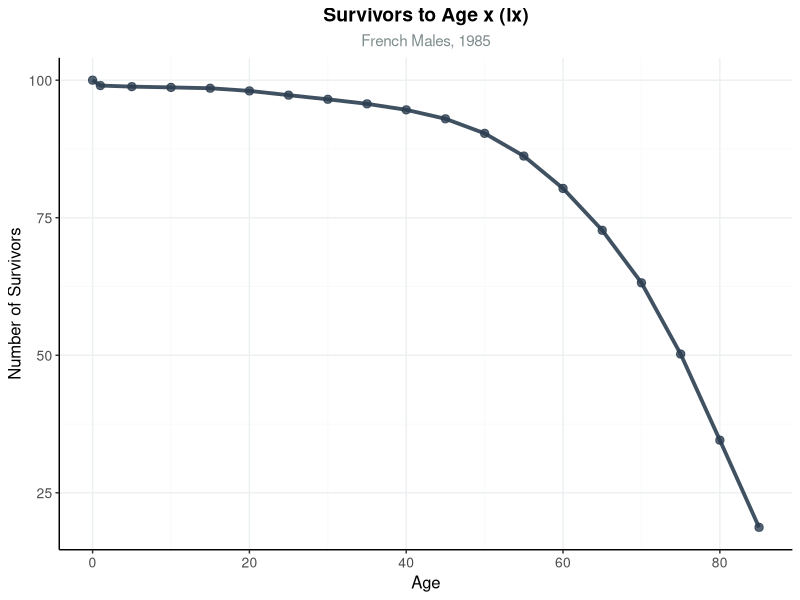
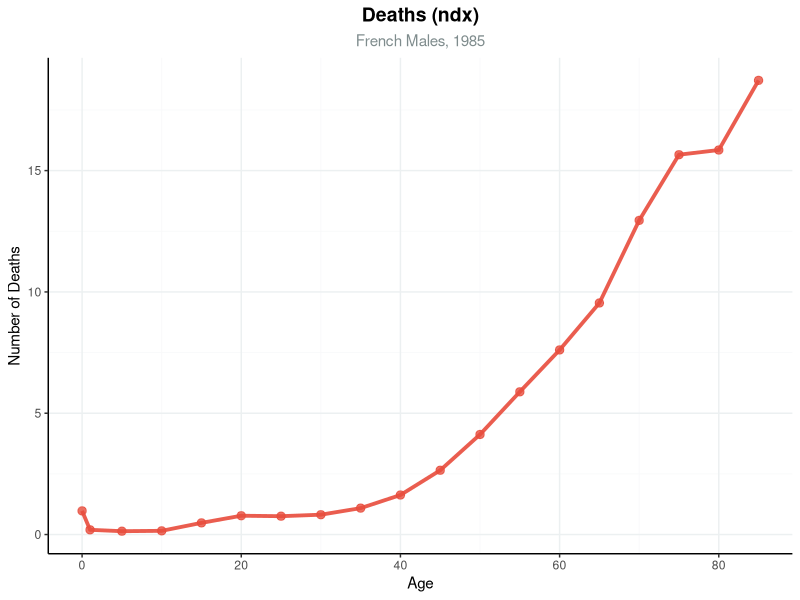
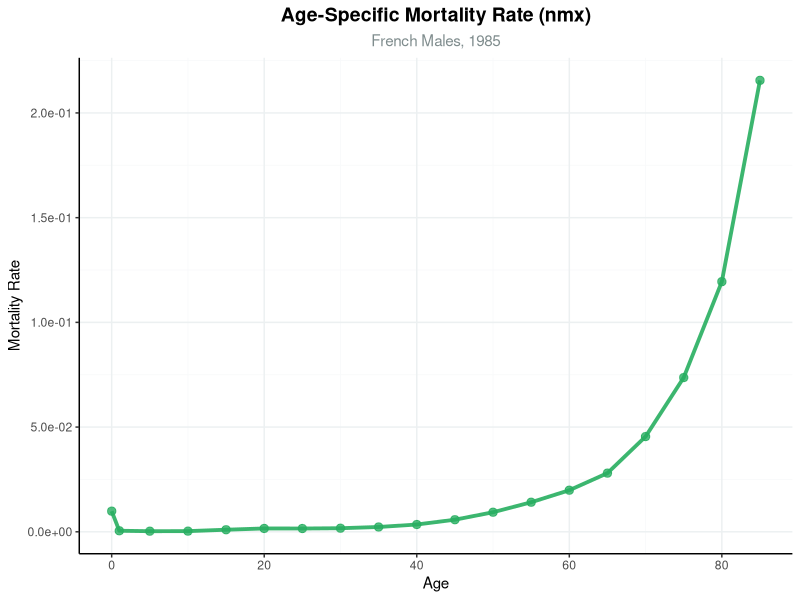
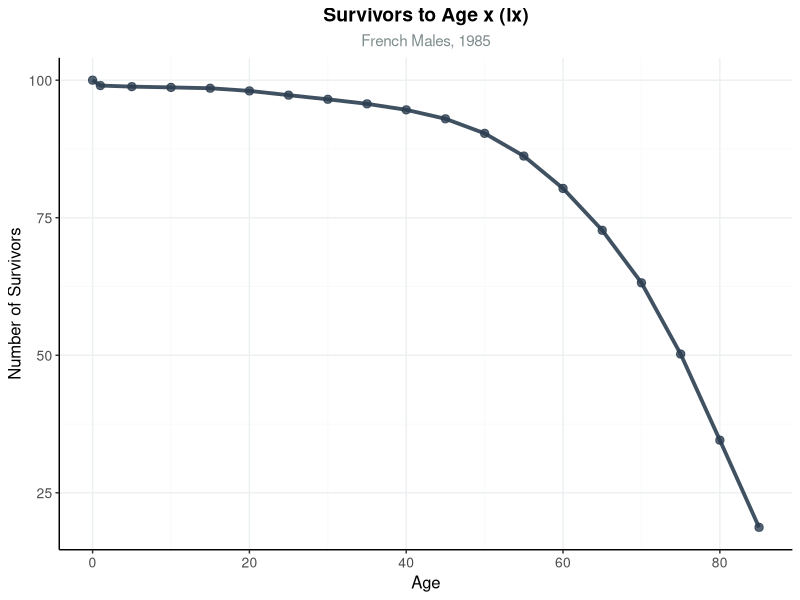
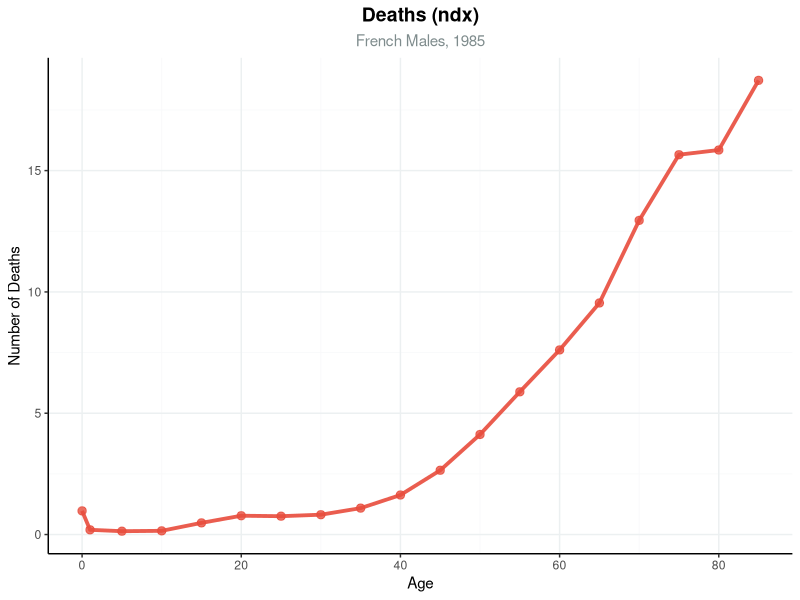
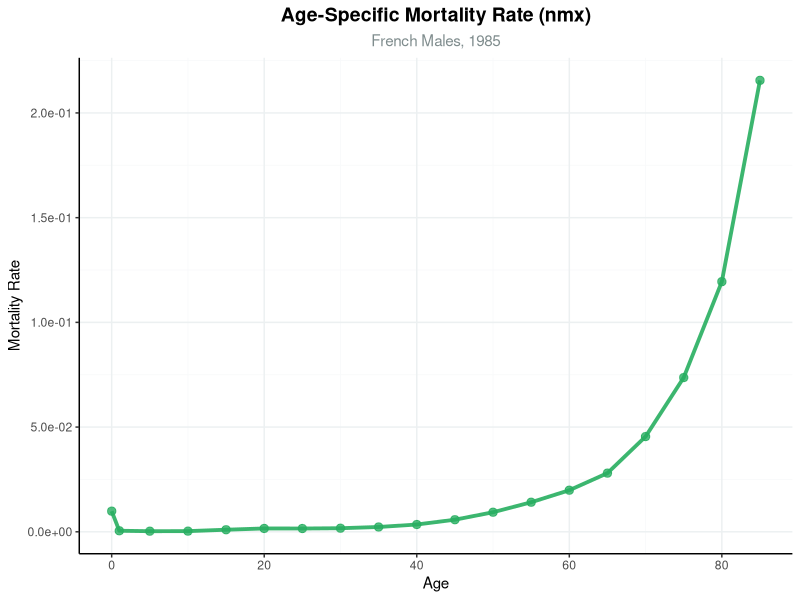

Reproduce these figures in R, in order.
# SOC 756 ps1
# Author: Chong-Jiu Zhang
# Last modified: 2025-9-16


library(readr)
library(dplyr)


setwd("D:/Wisconsin/2526F - Soc 756 Dem Tech II/Soc 756 ps 1")
data <- read_csv("ps1_data_F2023.csv")
print(data)


data$nNx <- as.numeric(gsub(",", "", data$nNx))
data$nDx <- as.numeric(gsub(",", "", data$nDx))
# print(data)




#==================================================================
#============================================================= Q1 a

# n -- age interval
data$n <- c(1, 4, rep(5, nrow(data)-2)) 
# data$upper_age <- data$x + data$n

#==========================================
# nmx -- age-specific mortality rate
data$nmx <- data$nDx / data$nNx

#==========================================
# nqx -- probability of dying
# nqx = n * nmx / (1 + (n - nax) * nmx)
data$nqx <- (data$n * data$nmx) / (1 + (data$n - data$nax) * data$nmx)
data$nqx[nrow(data)] <- 1.0

#==========================================
# npx
data$npx <- 1 - data$nqx

#==========================================
# lx -- survivors to age x
data$lx <- numeric(nrow(data))
data$lx[1] <- 100
for(i in 2:nrow(data)) {
  data$lx[i] <- data$lx[i-1] * data$npx[i-1]
}

#==========================================
# ndx -- # deaths
data$ndx <- data$lx * data$nqx

#==========================================
# nLx -- person-years lived in interval
# nLx = n * lx+n + nax * ndx
data$nLx <- numeric(nrow(data))
for(i in 1:(nrow(data)-1)) {
  data$nLx[i] <- data$n[i] * data$lx[i+1] + data$nax[i] * data$ndx[i]
}
data$nLx[nrow(data)] <- data$lx[nrow(data)] / data$nmx[nrow(data)]

# nLx2 = (n - nax) * lx+n + nax * lx
data$nLx2 <- numeric(nrow(data))
for(i in 1:(nrow(data)-1)) {
  data$nLx2[i] <- (data$n[i] - data$nax[i]) * data$lx[i+1] + data$nax[i] * data$lx[i]
}
data$nLx2[nrow(data)] <- data$lx[nrow(data)] / data$nmx[nrow(data)]

# Check
cat("\n=== CHECKING nLx CALCULATIONS ===\n")
differences <- abs(data$nLx - data$nLx2)
max_diff <- max(differences)
cat("Max difference:", max_diff, "\n")
tolerance <- 1e-10
are_equal <- all(differences < tolerance)
cat("Are nLx and nLx2 equal (within tolerance of", tolerance, "):", are_equal, "\n")
if(are_equal) {
  cat("nLx and nLx2 are equal - dropping nLx2 column\n")
  data$nLx2 <- NULL
} else {
  cat("nLx and nLx2 are NOT equal - keeping both columns\n")
  # Show where they differ
  diff_rows <- which(differences >= tolerance)
  if(length(diff_rows) > 0) {
    cat("Rows where they differ:\n")
    for(row in diff_rows) {
      cat(sprintf("Age %d: nLx=%.6f, nLx2=%.6f, diff=%.6f\n", 
                  data$x[row], data$nLx[row], data$nLx2[row], differences[row]))
    }
  }
}

#==========================================
# Tx -- person-years lived above x
data$Tx <- numeric(nrow(data))
data$Tx[nrow(data)] <- data$nLx[nrow(data)]
for(i in (nrow(data)-1):1) {
  data$Tx[i] <- data$Tx[i+1] + data$nLx[i]
}

#==========================================
# ex
data$ex <- data$Tx / data$lx

#==========================================
# Creat lt
life_table <- data %>%
  select(x, n, nNx, nDx, nax, nmx, nqx, npx, lx, ndx, nLx, Tx, ex) %>%
  mutate(
    nmx = round(nmx, 8),
    nqx = round(nqx, 8),
    npx = round(npx, 8),
    lx = round(lx, 8),
    ndx = round(ndx, 8),
    nLx = round(nLx, 8),
    Tx = round(Tx, 8),
    ex = round(ex, 8)
  )
print(life_table)
write_csv(life_table, "ps1.csv")




#==================================================================
#============================================================= Q1 b

library(ggplot2)

colors <- c(
  lx_color = "#2C3E50", 
  ndx_color = "#E74C3C",
  nmx_color = "#27AE60" 
  )

#==========================================
# lx 
p1 <- ggplot(life_table, aes(x = x, y = lx)) +
  geom_line(color = colors["lx_color"], size = 1.3, alpha = 0.9) +
  geom_point(color = colors["lx_color"], size = 2.5, alpha = 0.8) +
  labs(title = "Survivors to Age x (lx)",
       subtitle = "French Males, 1985",
       x = "Age",
       y = "Number of Survivors") +
  theme_classic() +
  theme(
    plot.title = element_text(hjust = 0.5, size = 14, face = "bold"),
    plot.subtitle = element_text(hjust = 0.5, size = 11, color = "#7F8C8D"),
    axis.title = element_text(size = 12),
    axis.text = element_text(size = 10),
    panel.grid.major = element_line(color = "#ECF0F1", size = 0.5),
    panel.grid.minor = element_line(color = "#F8F9FA", size = 0.3),
    panel.background = element_rect(fill = "white", color = NA)
  ) +
  scale_y_continuous(labels = scales::comma)

print(p1)

#==========================================
# ndx
p2 <- ggplot(life_table, aes(x = x, y = ndx)) +
  geom_line(color = colors["ndx_color"], size = 1.3, alpha = 0.9) +
  geom_point(color = colors["ndx_color"], size = 2.5, alpha = 0.8) +
  labs(title = "Deaths (ndx)",
       subtitle = "French Males, 1985",
       x = "Age",
       y = "Number of Deaths") +
  theme_classic() +
  theme(
    plot.title = element_text(hjust = 0.5, size = 14, face = "bold"),
    plot.subtitle = element_text(hjust = 0.5, size = 11, color = "#7F8C8D"),
    panel.grid.major = element_line(color = "#ECF0F1", size = 0.5),
    panel.grid.minor = element_line(color = "#F8F9FA", size = 0.3),
    panel.background = element_rect(fill = "white", color = NA)
  ) +
  scale_y_continuous(labels = scales::comma)

print(p2)

#==========================================
# nmx
p3 <- ggplot(life_table, aes(x = x, y = nmx)) +
  geom_line(color = colors["nmx_color"], size = 1.3, alpha = 0.9) +
  geom_point(color = colors["nmx_color"], size = 2.5, alpha = 0.8) +
  labs(title = "Age-Specific Mortality Rate (nmx)",
       subtitle = "French Males, 1985",
       x = "Age",
       y = "Mortality Rate") +
  theme_classic() +
  theme(
    plot.title = element_text(hjust = 0.5, size = 14, face = "bold"),
    plot.subtitle = element_text(hjust = 0.5, size = 11, color = "#7F8C8D"),
    panel.grid.major = element_line(color = "#ECF0F1", size = 0.5),
    panel.grid.minor = element_line(color = "#F8F9FA", size = 0.3),
    panel.background = element_rect(fill = "white", color = NA)
  ) +
  scale_y_continuous(labels = scales::scientific)

print(p3)

ggsave("lx.png", p1, width = 6, height = 5, dpi = 300, bg = "white")
ggsave("ndx.png", p2, width = 6, height = 5, dpi = 300, bg = "white")
ggsave("nmx.png", p3, width = 6, height = 5, dpi = 300, bg = "white")




